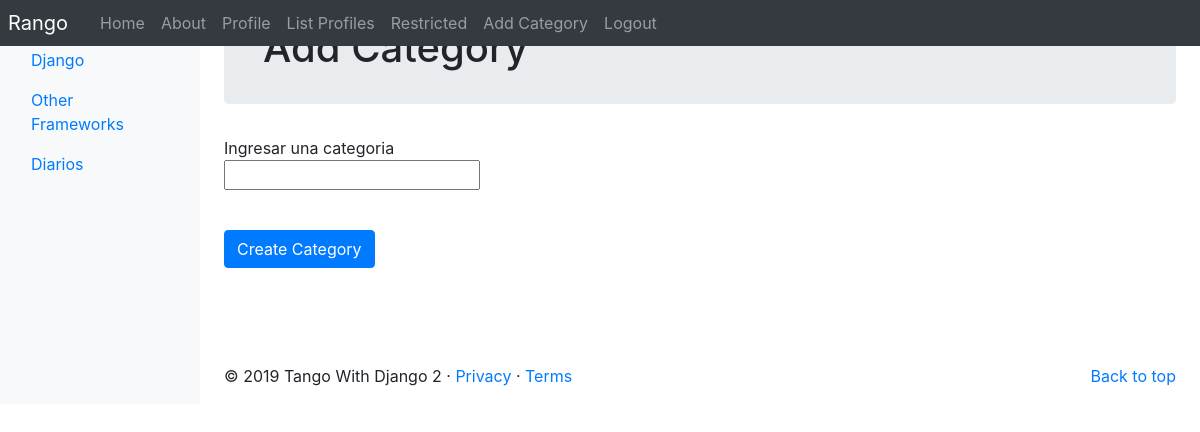
Page /rango/add_category/ (signed in) on the committed database.
### rango/models.py (models this page shows, shortened)
class Category(models.Model):
    name = models.CharField(blank=True, max_length=128, unique=True)
    views = models.IntegerField(default=0)
    likes = models.IntegerField(default=0)
    slug = models.SlugField(unique=True)
    class Meta:
        verbose_name_plural = 'Categories'

### rango/views.py (the view, shortened to what this page needs)
# urls.py: path('add_category/', AddCategoryView.as_view(), name='add_category'),
class AddCategoryView(View):
    @method_decorator(login_required)
    def get(self, request):
        form = CategoryForm()
        return render(request, 'rango/add_category.html', {'form': form})

### rango/forms.py
class CategoryForm(forms.ModelForm):
    name = forms.CharField(max_length=128, help_text="Ingresar una categoria")
    views = forms.IntegerField(widget=forms.HiddenInput(), initial=0)
    likes = forms.IntegerField(widget=forms.HiddenInput(), initial=0)
    slug = forms.CharField(widget=forms.HiddenInput(), required=False)
    class Meta:
        model = Category
        fields = ('name',)

### rango/templatetags/rango_extras.py (called while the page is built)
@register.inclusion_tag('rango/cats.html')
def get_category_list(cat=None):
    return {'cats': Category.objects.all(), 'act_cat': cat}

### templates/rango/add_category.html (shortened to what this page needs)
{% extends "rango/base.html" %}
{% block body_block %}
<div class="jumbotron p-4">
  <div class="container">
    <h1 class="jumbotron-heading">Add Category</h1>
  </div>
</div>
<div class="container">
  <div class="row">
    <form role="form" id="page_form" method="post" action="/rango/category/{{category.slug}}/add_page/">
      {% for field in form.visible_fields %}
        {{ field.help_text }}<br />
        {{ field }}<br />
      <div class="p-2"></div>
      {% endfor %}
      <br />
      <button class="btn btn-primary" type="submit" name="submit">
        Create Category
      </button>
      <div class="p-5"></div>
    </form>
  </div>
</div>
{% endblock %}

### templates/rango/cats.html (shortened to what this page needs)
<ul class="nav flex-column pt-6">
{% if cats %}
    {% for c in cats %}
    {% if c == act_cat %}
        <li  class="nav-item">
              <a  class="nav-link active" href="{% url 'rango:show_category' c.slug %}">
				  <span data-feather="archive"></span>
				  {{ c.name }}</a>
        </li>
    {% else  %}
        <li class="nav-item">
            <a  class="nav-link" href="{% url 'rango:show_category' c.slug %}">
				{{ c.name }}</a>
        </li>
    {% endif %}
{% endfor %}
{% else %}
    <li class="nav-item">No Categories Yet!</li>
{% endif %}
</ul>

### rows in the picture
Category: name "Django"
Category: name "Other Frameworks"
Category: name "Diarios"

### other values in the picture
{{ field.help_text }} "Ingresar una categoria"
